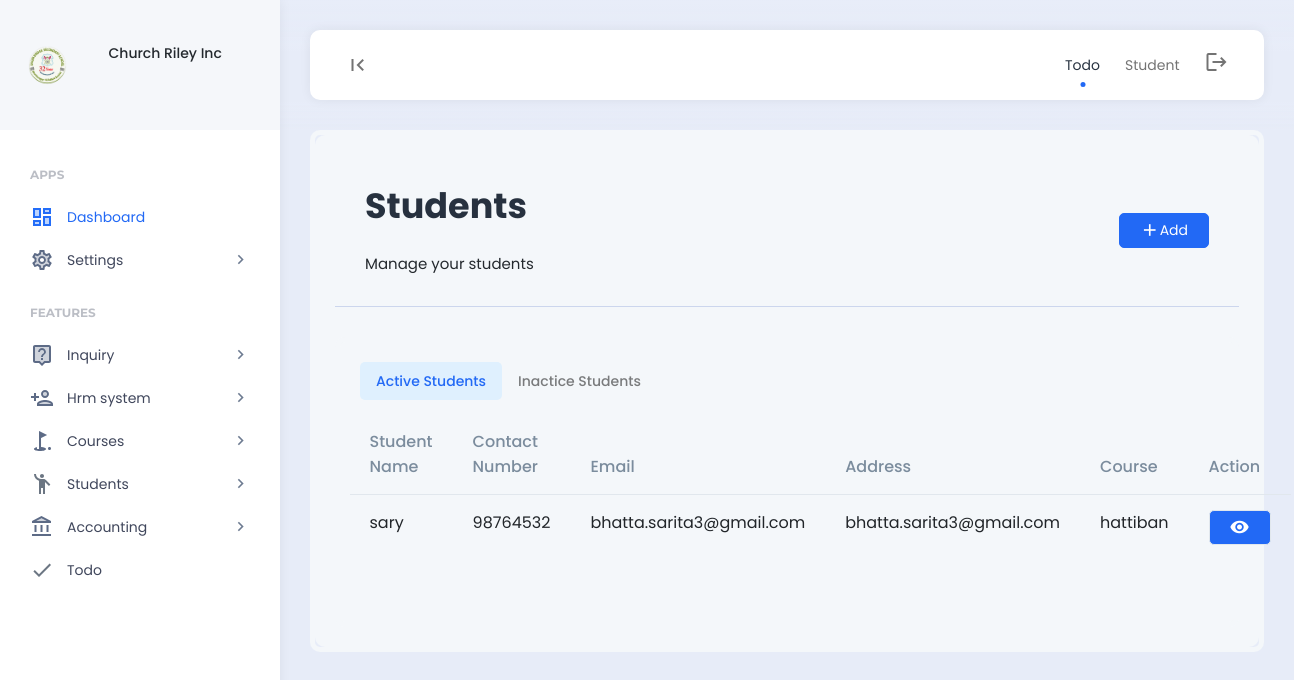
The page /student/ (signed in) on the database as committed earlier.
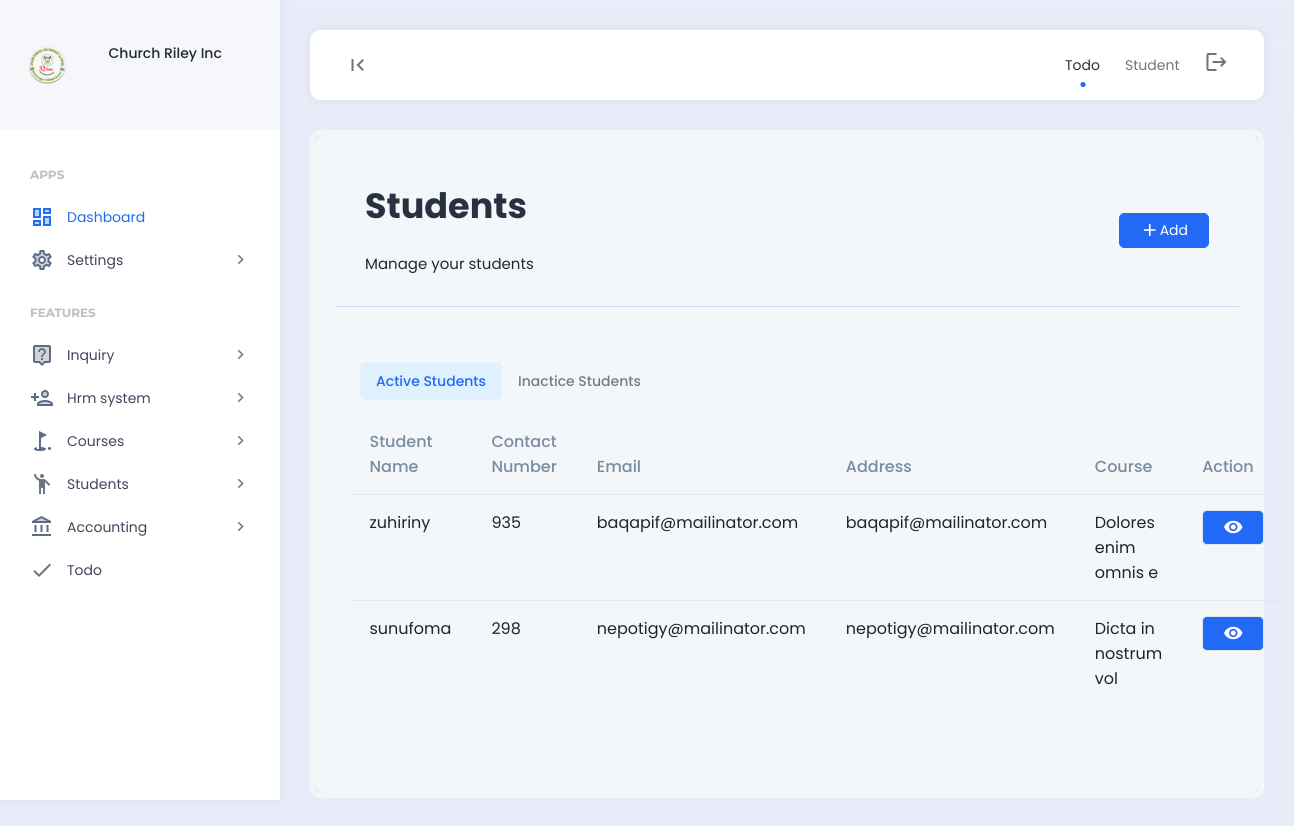
The same page on the database as committed later.
### student/models.py (models this page shows)
class Student(models.Model):
    user = models.OneToOneField(User, on_delete=models.CASCADE)
    address = models.CharField(max_length=255)
    contact = models.CharField(max_length=100)
    enrollment_type = models.ForeignKey(EnrollmentType, on_delete=models.SET_NULL, null=True, blank=True)
    source = models.ForeignKey(StudentSource, on_delete=models.SET_NULL, null=True, blank=True)
    stage = models.ForeignKey(StudentStage, on_delete=models.SET_NULL, null=True, blank=True)
    assigned_to = models.ManyToManyField(Employee)
    course = models.ManyToManyField(Course)
    active = models.BooleanField(default=True)
    date_modified = models.DateTimeField(auto_now=True)
    created = models.DateTimeField(auto_now_add=True)
    def __str__(self):
        return self.user.first_name
    class Meta:
        verbose_name_plural = "02. Student"

### student/views.py (the view)
# urls.py: path('', include('student.urls')),
def student(request):
    if 'read_student' in custom_data_views(request):
        active_student = Student.objects.filter(active=True)
        closed_student = Student.objects.filter(active=False)
        print(active_student,closed_student)
        context = {
            'active_student': active_student,
            'closed_student': closed_student
        }
        return render(request,'student/student.html', context)
    else:
        messages.info(request, "Unauthorized access.")
        return redirect('home')

### templates/student/student.html (shortened to what this page needs)
{% include 'header.html' %}
<div class="app-content">
    <div class="content-wrapper">
        <div class="example-container">
            <div class="example-content bg-light">
                <div class="page-description d-flex align-items-center">
                    <div class="page-description-content flex-grow-1">
                        <h1>Students</h1>
                        <span>Manage your students</span>
                    </div>
                    <div class="page-description-actions">
                        <a href="{% url 'add_student' %}" class="btn btn-primary"><i class="material-icons">add</i>Add</a>
                    </div>
                </div>
				<div class="example-container">
					<div class="example-content">
						<ul class="nav nav-pills mb-3" id="pills-tab" role="tablist">
							<li class="nav-item" role="presentation">
								<button class="nav-link active" id="pills-home-tab" data-bs-toggle="pill" data-bs-target="#pills-home" type="button" role="tab" aria-controls="pills-home" aria-selected="true">Active Students</button>
							</li>
							<li class="nav-item" role="presentation">
								<button class="nav-link" id="pills-profile-tab" data-bs-toggle="pill" data-bs-target="#pills-profile" type="button" role="tab" aria-controls="pills-profile" aria-selected="false">Inactice Students</button>
							</li>
						</ul>
						<div class="tab-content" id="pills-tabContent">
							<div class="tab-pane fade show active" id="pills-home" role="tabpanel" aria-labelledby="pills-home-tab">
								<div class="row">
									<table id="datable_1" class="table nowrap w-100 mb-5">
										<thead>
											<tr>
												<th>Student Name</th>
												<th>Contact Number</th>
												<th>Email</th>
												<th>Address</th>
												<th>Course</th>
												<th>Action</th>
											</tr>
										</thead>
										<tbody>
											{% for student in active_student %}
											<tr>
												<td>{{student.user}}</td>
												<td>{{student.contact}}</td>
												<td>{{student.user.email}}</td>
												<td>{{student.user.email}}</td>
												<td>{{student.address}}</td>
												<td>
													<div class="d-flex align-items-center">
														<div class="d-flex">
															{% if 'read_student' in permissions %}
															<a href="{% url 'view_student' id=student.id %}" class="btn btn-primary"><i class="material-icons">visibility</i></a>
															{% endif %}
														</div>
													</div>
												</td>
											</tr>
											{% endfor %}
										</tbody>
									</table>
								</div>
							</div>
						</div>
					</div>
				</div>
            </div>
        </div>
    </div>
</div>
{% include 'footer.html' %}

Rows that differ between the two databases and show on the page:
no longer on this page (row edited): Student: user "sary", contact "98764532", user.email "bhatta.sarita3@gmail.com", address "hattiban"
added Student: user "zuhiriny", contact "935", user.email "baqapif@mailinator.com", address "Dolores enim omnis e"
added Student: user "sunufoma", contact "298", user.email "nepotigy@mailinator.com", address "Dicta in nostrum vol"
